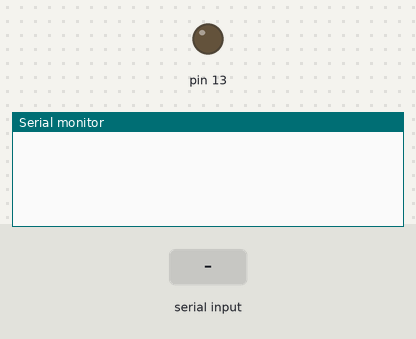
A sketch run on a simulated Arduino Uno, built with avr-gcc and run on an emulated ATmega328P. Parts: output pins drawn as LEDs (lit = HIGH), the last lines printed to the serial monitor. The test bench sets the inputs (shaded band).

Above: at 1.2 s.
1.3 s: "button1_value" received over Serial
At 1.37 s:
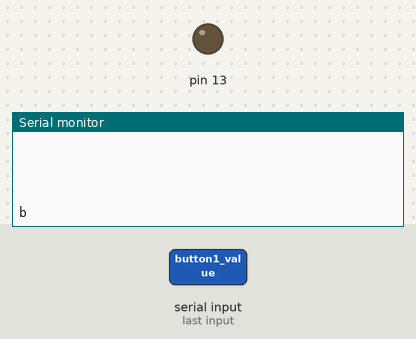
2.9 s: "LOW" received over Serial
At 2.98 s:
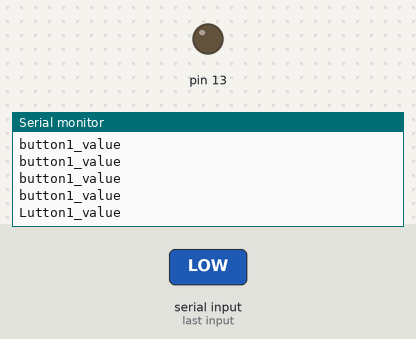
4.5 s: "1" received over Serial
At 4.59 s:
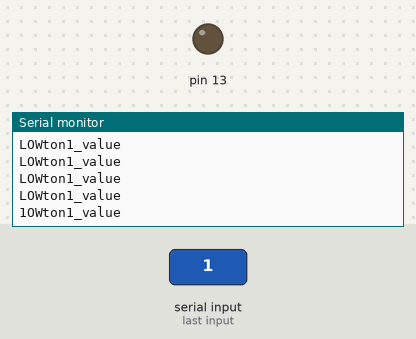

The sketch:

test_serial.ino
```cpp
char id_string[15];
char value_string[15];
uint8_t id_cnt = 0;
uint8_t value_cnt = 0;
char buf = '0';
bool isId = true;

void setup()
{
  Serial.begin(115200);
  pinMode(13, OUTPUT);
  Serial.println("Program started");
  digitalWrite(13, LOW);
}

void loop()
{
  if(Serial.available() > 0)
  {
    buf = (char)Serial.read();
   }
   else
	 {
    buf = '\0';
		id_cnt = 0;
		value_cnt = 0;
	 }

	 if(buf != '\0')
	 {
		if(buf == '=')
		{
			isId = false;
		}
		else
		{
	  if(isId)
		{
			id_string[id_cnt] = buf;
			id_cnt++;
		}
		else{
			value_string[value_cnt] = buf;
			value_cnt++;
	  }
	 }
 }
 if(id_string == "button1_value"){
  digitalWrite(13, HIGH);
  Serial.println("LED ON");
 }
 else if(id_string == "button1_value" && value_string =="LOW")
 {
  digitalWrite(13, LOW);
  Serial.println("LED OFF");
 }
  delay(50);
  Serial.print(id_string);
  Serial.print("            ");
  Serial.println(value_string);
}
```

Measured:
- after the input at 1.3 s, the serial monitor: prints a new line after 0.05 s (image 1)
- after the input at 2.9 s, the serial monitor: prints a new line after 0.06 s (image 2)
- after the input at 4.5 s, the serial monitor: prints a new line after 0.07 s (image 3)
